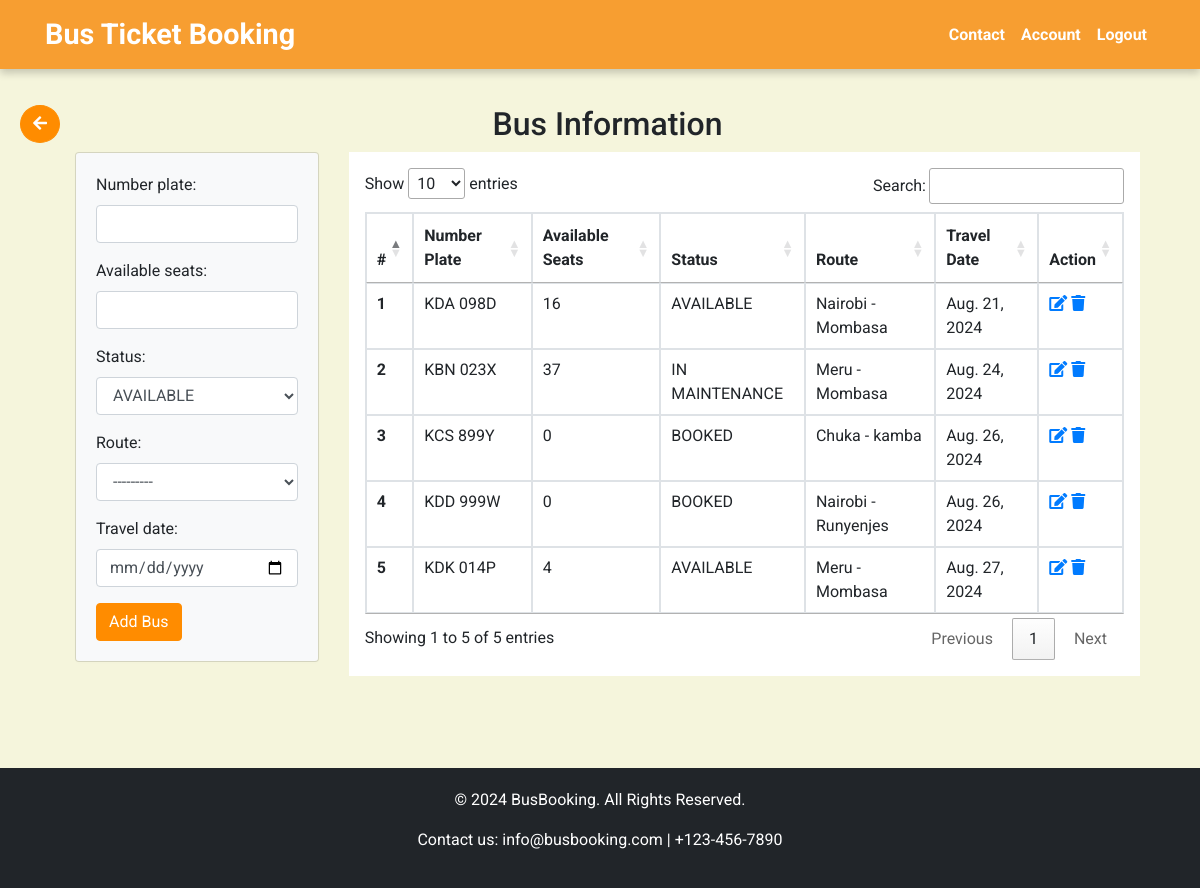
The app's page /buses/ (signed in) with its own data.
### busapp/models.py (models this page shows, shortened)
class Bus(models.Model):
    number_plate = models.CharField(max_length=50)
    available_seats = models.IntegerField()
    status = models.CharField(max_length=30, default="AVAILABLE")
    route = models.ForeignKey(Route, on_delete=models.CASCADE, related_name='buses', default=1)
    travel_date = models.DateField(default=timezone.now)

class Route(models.Model):
    starting_point = models.CharField(max_length=50)
    destination = models.CharField(max_length=50)
    price = models.BigIntegerField(default=0)
    def __str__(self):
        return self.starting_point + " - " + self.destination

### busapp/views.py (the view)
# urls.py: path('buses/', views.list_buses, name='list_buses'),
@login_required
def list_buses(request):
    if request.method == "POST":
        form = BusForm(request.POST)
        if form.is_valid:
            form.save()
            return redirect('list_buses')
    else:
        form = BusForm()
    buses = Bus.objects.all()
    return render(request, 'busapp/admin/businfo.html', {'buses': buses, 'form':form})

### busapp/forms.py
class BusForm(forms.ModelForm):
    STATUS_CHOICES = [
        ('AVAILABLE', 'AVAILABLE'),
        ('BOOKED', 'BOOKED'),
        ('IN MAINTENANCE', 'IN MAINTENANCE')
    ]
    status = forms.ChoiceField(choices=STATUS_CHOICES, widget=forms.Select(attrs={'class': 'form-control'}))
    route = forms.ModelChoiceField(queryset=Route.objects.all(), widget=forms.Select(attrs={'class': 'form-control'}))
    travel_date = forms.DateField(widget=forms.DateInput(attrs={'class': 'form-control', 'type': 'date'}))
    class Meta:
        model = Bus
        fields = ['number_plate', 'available_seats', 'status', 'route', 'travel_date']
        widgets = {
            'number_plate': forms.TextInput(attrs={'class': 'form-control'}),
            'available_seats': forms.NumberInput(attrs={'class': 'form-control'}),
        }

### busapp/templates/busapp/admin/businfo.html (shortened to what this page needs)
{% extends "busapp/base.html" %}
{% load static %}
{% block extra_css %}
<link rel="stylesheet" href="https://cdn.datatables.net/1.11.5/css/jquery.dataTables.min.css">
{% endblock %}
{% block content %}
{% if user.is_staff %}
    <a class="btn btn-primary rounded-circle mb-3 back-button" href="{% url 'admin_account' %}"><i class="fas fa-arrow-left"></i></a>
    {% else %}
    <a class="btn btn-primary rounded-circle mb-3 back-button" href="{% url 'user_account' %}"><i class="fas fa-arrow-left"></i></a>
    {% endif %}
<div class="container mb-5">
    <h2 class="text-center">Bus Information</h2>
    <div class="row">
        <div class="col-md-3">
            <div class="card card-body bg-light">
                <form method="post">
                    {{ form.as_p }}
                    <button type="submit" class="btn btn-primary">Add Bus</button>
                </form>
            </div>
        </div>
        <div class="col-md-9">
            <div class="table-responsive bg-white p-3">
                <table class="table table-bordered table-sm table-hover" id="businfotable">
                    <thead>
                        <tr>
                            <th scope="col">#</th>
                            <th scope="col">Number Plate</th>
                            <th scope="col">Available Seats</th>
                            <th scope="col">Status</th>
                            <th scope="col">Route</th>
                            <th scope="col">Travel Date</th>
                            <th scope="col">Action</th>
                        </tr>
                    </thead>
                    <tbody>
                        {% for bus in buses %}
                        <tr>
                            <th scope="row">{{ forloop.counter }}</th>
                            <td>{{ bus.number_plate }}</td>
                            <td>{{ bus.available_seats }}</td>
                            <td>{{ bus.status }}</td>
                            <td>{{ bus.route }}</td>
                            <td>{{ bus.travel_date }}</td>
                            <td>
                                <a href="{% url 'edit_bus' bus.id %}" class="action-icons edit-icon">
                                    <i class="fas fa-edit"></i>
                                </a>
                                <a href="{% url 'delete_bus' bus.id %}" class="action-icons delete-icon">
                                    <i class="fas fa-trash"></i>
                                </a>
                            </td>
                        </tr>
                        {% endfor %}
                    </tbody>
                </table>
            </div>
        </div>
    </div>
</div>
{% endblock %}

### busapp/static/css/style.css (style rules this page uses)
html, body { height: 100%; margin: 0; display: flex; flex-direction: column; scroll-behavior: smooth; }
body { font-family: 'Roboto', sans-serif; background-color: #F5F5DC; }
.btn { background-color: #ff8c00 !important; border-color: #ff8c00 !important; color: white !important; }

### busapp/static/css/account.css (style rules this page uses)
.card { background-clip: padding-box; box-shadow: 0 1px 4px rgba(24,28,33,0.012); }

### busapp/templates/busapp/admin/businfo.html (style rules this page uses)
.back-button { float: left; }

### records on screen
Bus: number_plate "KDA 098D", available_seats "16", status "AVAILABLE", route "Nairobi - Mombasa", travel_date "Aug. 21, 2024"
Bus: number_plate "KBN 023X", available_seats "37", status "IN MAINTENANCE", route "Meru - Mombasa", travel_date "Aug. 24, 2024"
Bus: number_plate "KCS 899Y", available_seats "0", status "BOOKED", route "Chuka - kamba", travel_date "Aug. 26, 2024"
Bus: number_plate "KDD 999W", available_seats "0", status "BOOKED", route "Nairobi - Runyenjes", travel_date "Aug. 26, 2024"
Bus: number_plate "KDK 014P", available_seats "4", status "AVAILABLE", route "Meru - Mombasa", travel_date "Aug. 27, 2024"
